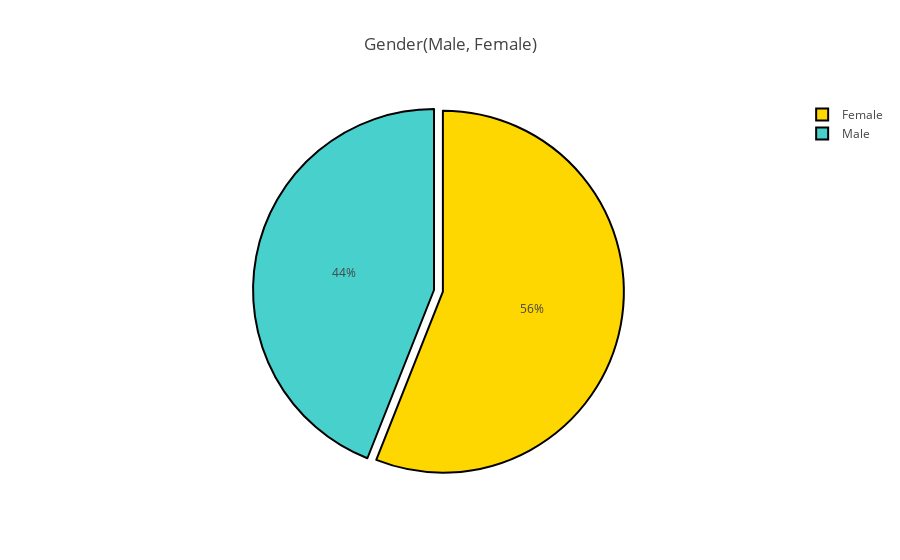

Notebook source saved alongside this figure:
### Markdown cell above
## Visualization

### Code cell
import plotly
import plotly.graph_objs as go
from plotly.offline import init_notebook_mode, iplot
init_notebook_mode(connected=True)
col = "Gender"
grouped = df[col].value_counts().reset_index()
grouped = grouped.rename(columns = {col : "count", "index" : col})

## plot
colors = ['gold', 'mediumturquoise']
trace = go.Pie(labels=grouped[col], values=grouped['count'], pull=[0.05, 0],marker=dict(colors=colors, line=dict(color='#000000', width=2)))
layout = {'title': 'Gender(Male, Female)'}
fig = go.Figure(data = [trace], layout = layout)
iplot(fig)

### Figure 1 — Plotly figure (JSON) as saved in the notebook; plotly's stock layout.template omitted (floating-point values rounded to 4 significant figures)
{"data": [{"labels": ["Female", "Male"], "marker": {"colors": ["gold", "mediumturquoise"], "line": {"color": "#000000", "width": 2}}, "pull": [0.05, 0], "type": "pie", "uid": "ce970c95-aa19-4b84-9dff-67c7b90894e2", "values": [112, 88]}], "layout": {"title": {"text": "Gender(Male, Female)"}}}
